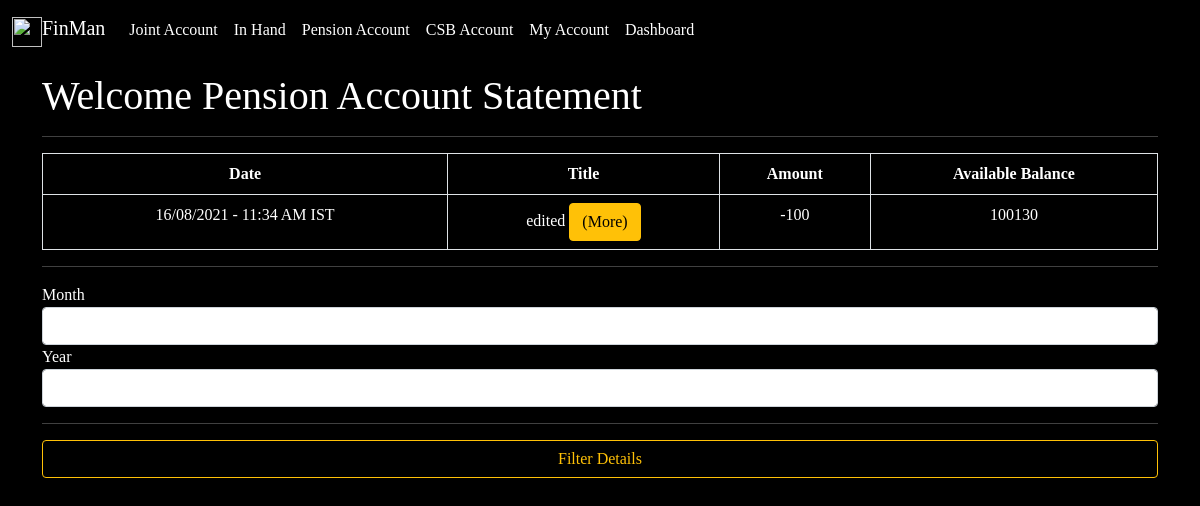
/pensionaccountstatement/, run on the app's committed database.
### FinManApp/models.py (models this page shows, shortened)
class PensionAccountModel(models.Model):
    date_time  = models.CharField(max_length=200 ,null=True)
    available_balance =  models.CharField(max_length=200 ,null=True)
    amount = models.IntegerField(null=True)
    title =  models.CharField(max_length=200 ,null=True)
    description =  models.TextField(null=True)
    month = models.CharField(max_length=200 ,blank=True)
    year = models.CharField(max_length=200 ,blank=True)

### FinManApp/views.py (the view)
# urls.py: path('pensionaccountstatement/', views.pensionaccountstatement, name = 'pensionaccountstatement'),
def pensionaccountstatement(request):
    all_item=PensionAccountModel.objects.all().order_by("-id")
    if request.method == 'POST':
        mydate = datetime.now()
        curr_month = request.POST["month"]
        curr_year = request.POST["year"]
        all_item = PensionAccountModel.objects.filter(month=curr_month , year = curr_year).order_by("-id")
        return render(request, "pensionaccountstatement.html" ,{'all_item':all_item})
    else:
        all_item=PensionAccountModel.objects.all().order_by("-id")
        mydate = datetime.now()
        curr_month = mydate.strftime("%m")
        curr_year = mydate.strftime("%Y")
        all_item = PensionAccountModel.objects.filter(month=curr_month , year = curr_year).order_by("-id")
        return render(request, "pensionaccountstatement.html" ,{'all_item':all_item})

### FinManApp/templates/pensionaccountstatement.html (shortened to what this page needs)
{% extends 'menubar.html' %}
{% block content %}
<body style="background-color: black;color: white;">
    <br><br><br>
    <h1>Welcome Pension Account Statement</h1>
    <hr>
    <table class="table table-striped table-bordered">
        <tr>
            <th>Date</th>
            <th>Title</th>
            <th>Amount</th>
            <th>Available Balance</th>
        </tr>
        {% for item in all_item %}
            <tr>
                <td>{{item.date_time}}</td>
                <td>{{item.title}} <a class="btn btn-warning" href="{% url 'pensionaccountdetails' item.id %}">(More)</a></td>
                <td>{{item.amount}}</td>
                <td>{{item.available_balance}}</td>
            </tr>
        {% endfor %}
    </table>
    <hr>
    <form method="POST">
        <label>Month</label><input type="text" id="month" name="month" class="form-control">
        <label>Year</label><input type="text" id="year" name="year" class="form-control">
        <hr>
        <div class="d-grid gap-2">
            <button type="submit" class="btn btn-outline-warning">Filter Details</button>
        </div>
    </form>
</body>
{% endblock %}

### FinManApp/templates/menubar.html (style rules this page uses)
td { text-align: center; }
body { background: black; }

### FinManApp/templates/pensionaccountstatement.html (style rules this page uses)
th,td { text-align: center; color: white; }

### data on the page
PensionAccountModel: date_time "16/08/2021 - 11:34 AM IST", title "edited", amount "-100", available_balance "100130"
